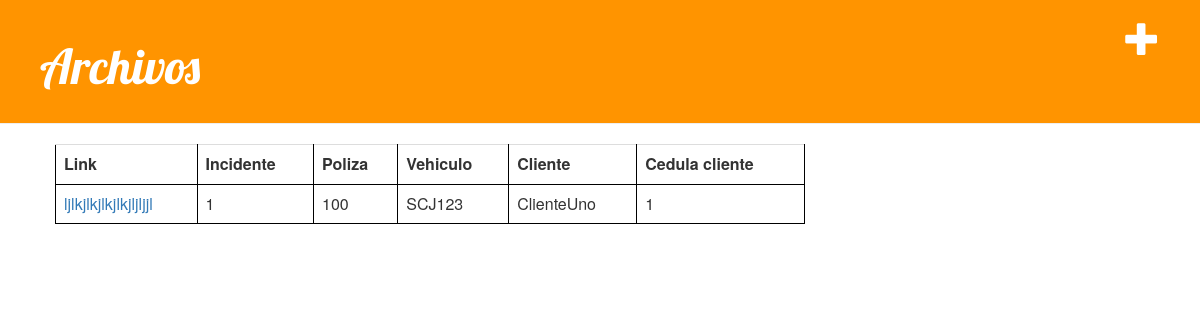
The app's page /archivo/ with its own data.
### denuncia/models.py (models this page shows, shortened)
class Archivo(models.Model):
    id = models.AutoField(primary_key=True)
    incidente = models.ForeignKey('Incidente',on_delete=models.CASCADE,)
    link = models.CharField(max_length=200)

class Incidente(models.Model):
    nro_incidente = models.AutoField(primary_key=True)
    poliza = models.ForeignKey('Poliza',on_delete=models.CASCADE,)
    hay_heridos = models.BooleanField()
    hay_terceros = models.BooleanField()
    fecha_incidente = models.DateTimeField(default=timezone.now)
    estado = models.ForeignKey('Estado',on_delete=models.CASCADE,)
    pro_nombre = models.CharField(max_length=30)
    pro_cedula = models.CharField(max_length=8)
    pro_vto_libreta = models.DateField(null=True, blank=True)
    pro_telefono = models.CharField(max_length=9)
    pro_email = models.EmailField(max_length=35, null=True, blank=True)
    pro_descripción = models.TextField(max_length=500)
    ter_matricula = models.CharField(max_length=7, null=True, blank=True)
    ter_aseguradora = models.CharField(max_length=30, null=True, blank=True)
    ter_propietario = models.BooleanField()
    ter_nombre_conductor = models.CharField(max_length=30, null=True, blank=True)
    ter_cedula_conductor = models.CharField(max_length=8, null=True, blank=True)
    ter_telefono_conductor = models.CharField(max_length=9, null=True, blank=True)
    usuario = models.ForeignKey('Usuario',on_delete=models.CASCADE,)
    fecha_mod = models.DateTimeField(default=timezone.now)

class Poliza(models.Model):
    nro_poliza = models.CharField(primary_key=True, max_length=8)
    cliente = models.ForeignKey('Cliente',on_delete=models.CASCADE,)
    vehiculo = models.ForeignKey('Vehiculo',on_delete=models.CASCADE,)

class Vehiculo(models.Model):
    matricula = models.CharField(primary_key=True, max_length=7)

class Cliente(models.Model):
    cedula = models.CharField(primary_key=True, max_length=8)
    nombre = models.CharField(max_length=30)
    vehiculo = models.ForeignKey('Vehiculo',on_delete=models.CASCADE,)

### denuncia/views.py (the view)
# urls.py: path('archivo/', views.archivo_list, name='archivo_list'),
def archivo_list(request):
    archivos = Archivo.objects.order_by('id')
    return render(request, 'archivo/archivo_list.html', {'archivos': archivos})

### denuncia/templates/archivo/archivo_list.html
{% extends 'archivo/base.html' %}
{% block content %}
	<table class='table'>
		<tr>
			<th>Link</th><th>Incidente</th><th>Poliza</th><th>Vehiculo</th><th>Cliente</th><th>Cedula cliente</th>
		</tr>
		{% for archivo in archivos %}
			<tr>
				<td> <a href="{% url 'archivo_detail' pk=archivo.id %}">{{ archivo.link }}</a></td>
				<td>{{archivo.incidente.nro_incidente }} </td>
				<td>{{archivo.incidente.poliza.nro_poliza }} </td>
				<td>{{archivo.incidente.poliza.vehiculo.matricula }} </td>
				<td>{{archivo.incidente.poliza.cliente.nombre }} </td>
				<td>{{archivo.incidente.poliza.cliente.cedula }} </td>
			</tr>
		{% endfor %}
	</table>
{% endblock %}

### denuncia/static/css/denuncia.css (style rules this page uses)
.table, th, td { border: 1px solid black; }

### records on screen
Archivo: link "ljlkjlkjlkjlkjljljjl", incidente.nro_incidente "1", incidente.poliza.nro_poliza "100", incidente.poliza.vehiculo.matricula "SCJ123", incidente.poliza.cliente.nombre "ClienteUno", incidente.poliza.cliente.cedula "1"
